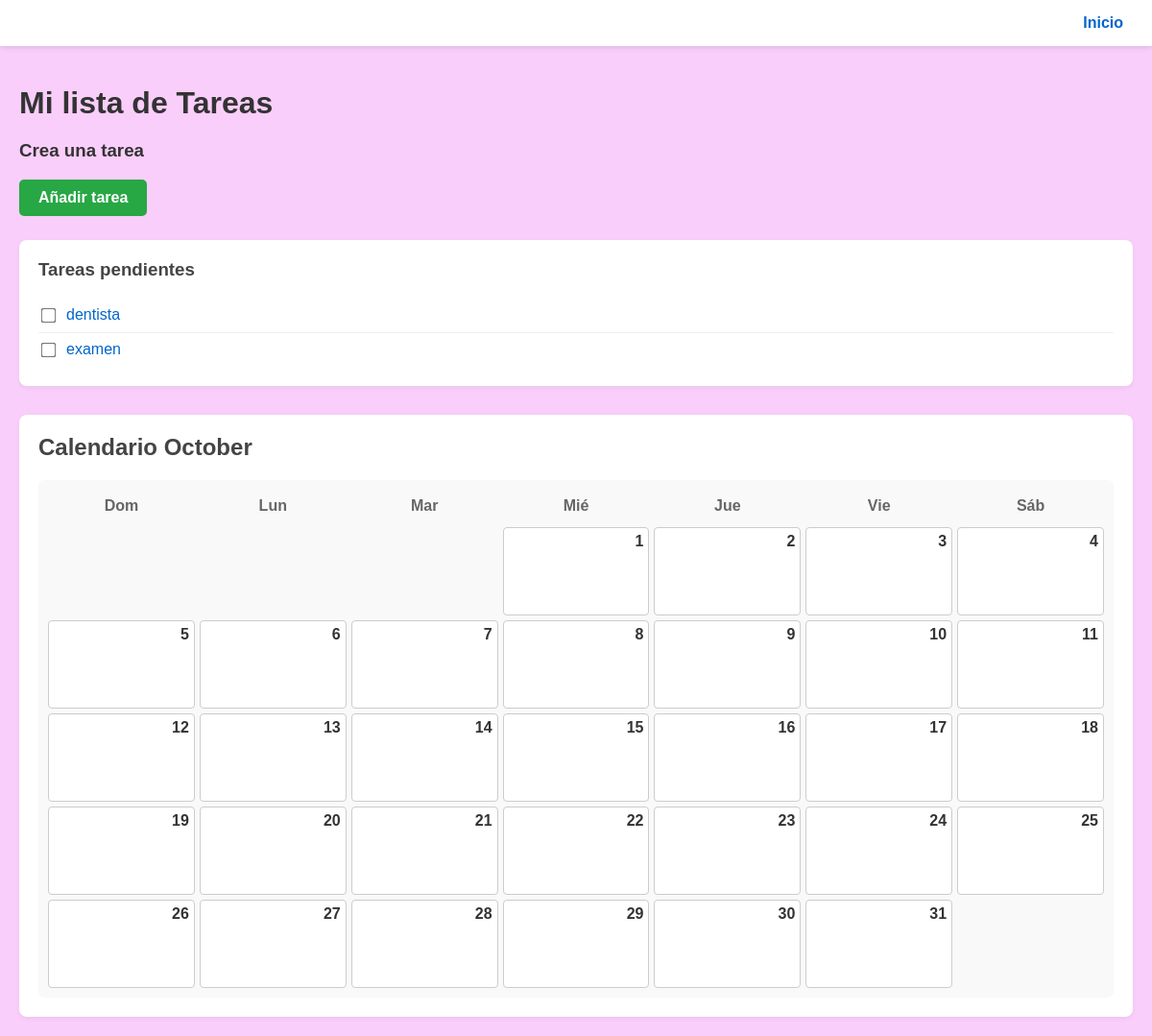
Page /main/ on the earlier database version.
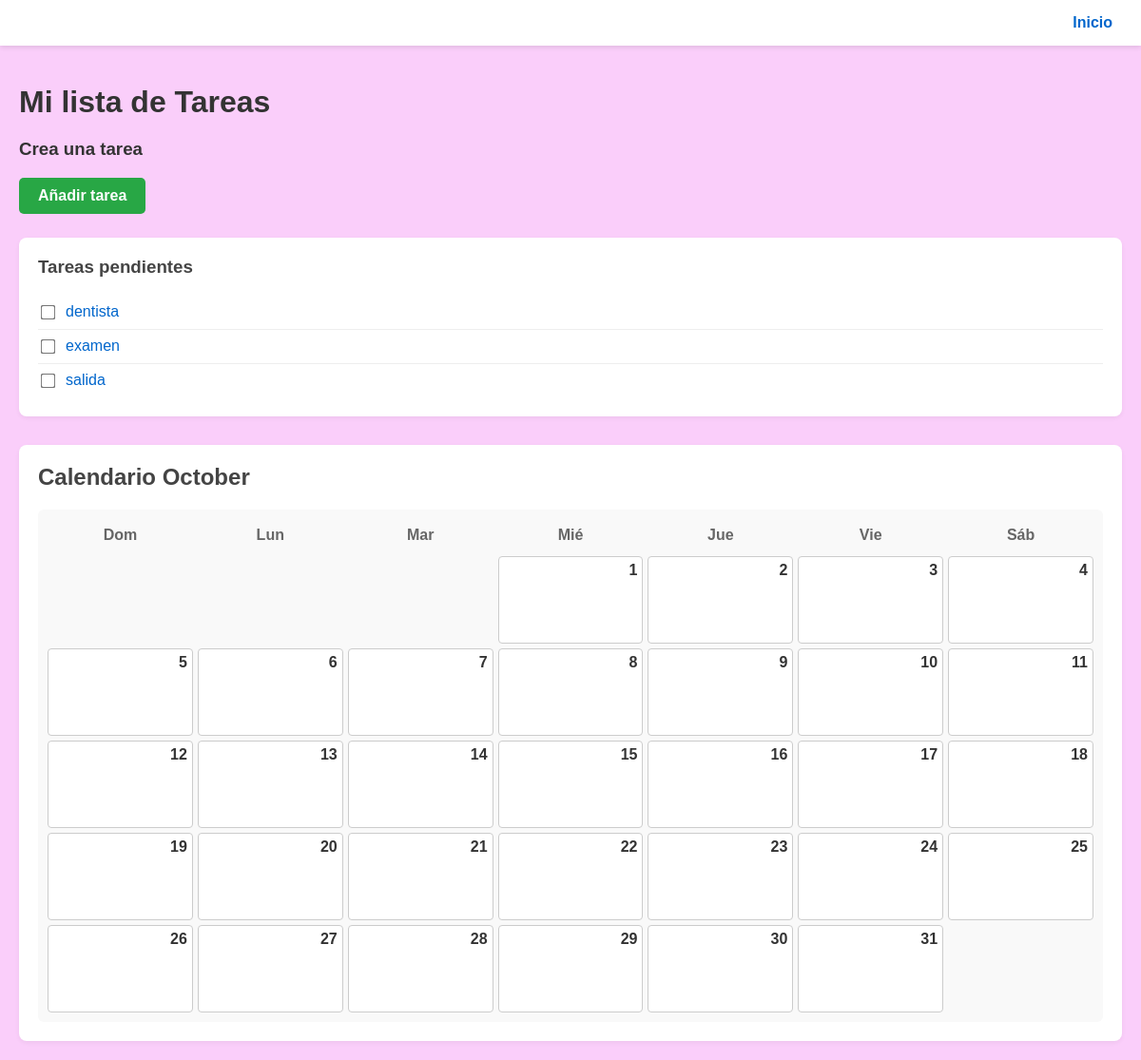
Same page on the later database version.
### mis_tareas/models.py (models this page shows)
class Tareas(models.Model):
    nombre_tarea = models.CharField(max_length=200)
    descripcion = models.TextField(blank=True, null=True)
    fecha_creacion = models.DateTimeField(auto_now_add=True)
    fecha_vencimiento = models.DateField()
    usuario = models.ForeignKey('Usuarios', on_delete=models.PROTECT, null=True, blank=True)
    estado = models.ForeignKey('Estados', on_delete=models.PROTECT)
    def __str__(self):
        return f"{self.nombre_tarea}"

### mis_tareas/views.py (the view)
# urls.py: path('main/', views.main, name='main'),
def main(request):
    ahora = datetime.now()
    anio = int(ahora.year)
    mes = int(ahora.month)
    cal_data = calendar.monthcalendar(anio, mes)
    nombre_mes = calendar.month_name[mes]
    tarea = Tareas.objects.all()
    context = {
    'tarea': tarea,
    'calendar_matrix': cal_data,
    'mes_actual': nombre_mes,
    'anio_actual': anio,
    }
    return render(request, 'mis_tareas/main.html', context)

### mis_tareas/templates/mis_tareas/main.html (shortened to what this page needs)
{% extends 'mis_tareas/master.html' %}
{% block content %}
<div class="tareas-container">
    <h1>Mi lista de Tareas</h1>
    <div class="seccion-crear">
        <h3>Crea una tarea</h3>
        <a href="/añadir" class="btn-añadir">Añadir tarea</a>
    </div>
    <div class="tarea">
        <h3>Tareas pendientes</h3>
        <ul>
        {% for x in tarea %}
            <li>
                <input type="checkbox" id="tarea-{{ forloop.counter }}" name="tarea">
                <a href="{% url "editar" x.id %}" >{{ x }}
                </a>
            </li>
        {% empty %}
            <p>No hay tareas pendientes actualmente.</p>
        {% endfor %}
        </ul>
    </div>
    <div class="calendario">
    <h2>Calendario {{ mes_actual }}</h2>
    <div class="grid-calendario">
        <span>Dom</span><span>Lun</span><span>Mar</span><span>Mié</span><span>Jue</span><span>Vie</span><span>Sáb</span>
        {% for semana in calendar_matrix %}
            {% for dia in semana %}
                {% if dia == 0 %}
                    <span class="dia vacio"></span>
                {% else %}
                    <div class="dia-celda" style="padding: 5px; border: 1px solid #ccc; min-height: 80px; display: flex; flex-direction: column; background-color: #ffffff; text-align: left;">
                        <a href="/añadir?fecha={{ anio_actual }}-{{ mes_actual|stringformat:'02d' }}-{{ dia|stringformat:'02d' }}" class="dia-numero" style="font-weight: bold; text-decoration: none; text-align: right; color: #333;">
                            {{ dia }}
                        </a>
                    </div>
                {% endif %}
            {% endfor %}
        {% endfor %}
    </div>
</div>
{% endblock %}

Differences in the rows shown:
added Tareas: nombre_tarea "salida"
